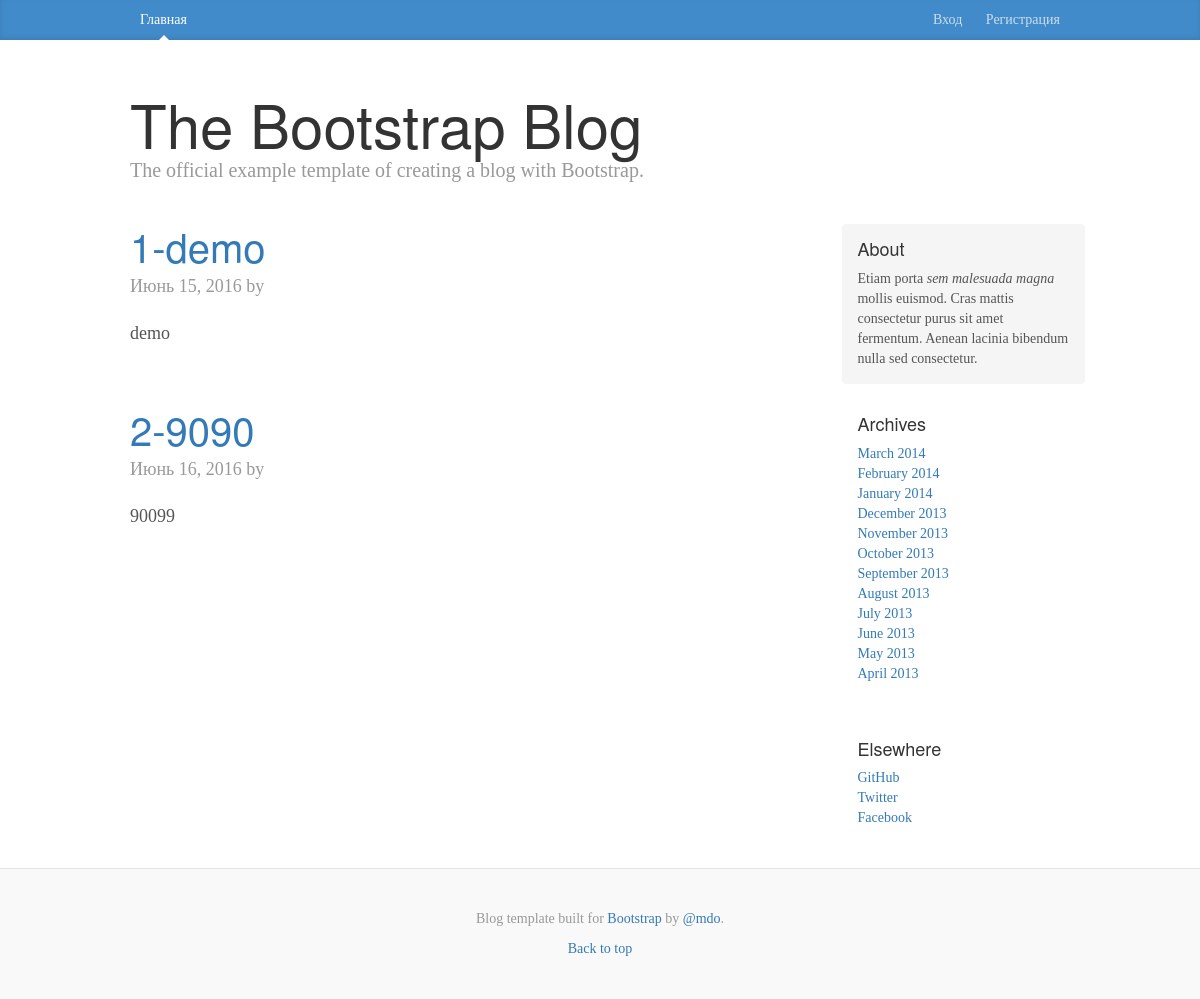
The page /demo2/ on the database its author committed.
### website/models.py (models this page shows, shortened)
class Post(models.Model):
    owner = models.ForeignKey(settings.AUTH_USER_MODEL)
    slug = models.SlugField(blank=True, unique=True)
    title = models.TextField()
    pub_date = models.DateField(default=timezone.now)
    short_desc = models.TextField()
    description = models.TextField()
    objects = models.Manager()
    custom_objects = CustomManager()

### website/views/views_cbv_public.py (the view)
# urls.py: url(r'^demo2/$', views_cbv_public.PostListView.as_view(), name='demo2'),
class PostListView(ListView):
    model = Post
    template_name = 'website/index.html'
    context_object_name = 'posts'
    paginate_by = 2

### website/templates/website/index.html
{% extends 'website/common/layout.html' %}
{% block post_content %}
{% for post in posts %}
          <div class="blog-post">
            <h2 class="blog-post-title"><a href="{% url 'post' slug=post.slug %}">{{post.slug}}</a></h2>
            <p class="blog-post-meta">{{post.pub_date}} by <a href="#">{{post.user}}</a></p>
            {{post.description|safe}}
          </div>
          {% endfor %}
{% endblock %}

### website/static/css/blog.css (style rules this page uses)
body { font-family: Georgia, "Times New Roman", Times, serif; color: #555; }
h1, .h1, h2, .h2, h3, .h3, h4, .h4, h5, .h5, h6, .h6 { margin-top: 0; font-family: "Helvetica Neue", Helvetica, Arial, sans-serif; font-weight: normal; color: #333; }
.blog-post { margin-bottom: 60px; }
.blog-post-title { margin-bottom: 5px; font-size: 40px; }
.blog-post-meta { margin-bottom: 20px; color: #999; }

### rows shown on the page
Post: slug "1-demo", pub_date "Июнь 15, 2016", description "demo"
Post: slug "2-9090", pub_date "Июнь 16, 2016", description "90099"
